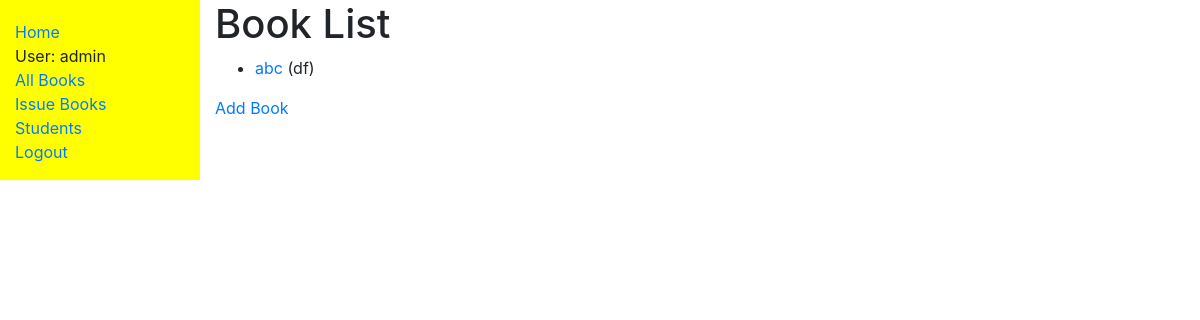
Before: /catalog/books/ (signed in) with the older database file.
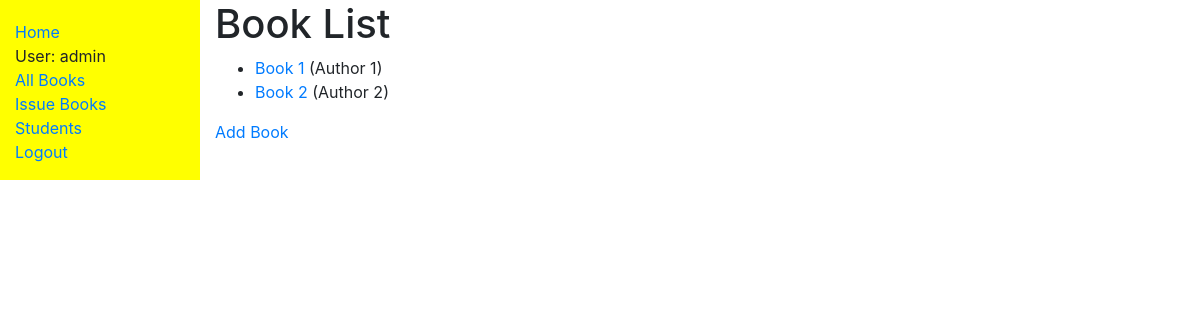
After: the same page with the newer database file.
### catalog/models.py (models this page shows, shortened)
class Book(models.Model):
    book_name = models.CharField('Book', max_length=200)
    author = models.CharField('Author', max_length=200)
    isbn = models.CharField('ISBN', max_length=13)
    def get_absolute_url(self):
        return reverse('book-detail', args=[str(self.id)])

### catalog/views.py (the view)
# urls.py: path('books/', views.BookListView.as_view(), name='books'),
class BookListView(generic.ListView):
    model = Book
    paginate_by = 2

### catalog/templates/catalog/book_list.html
{% extends "base_generic.html" %}
{% block content %}
    <h1>Book List</h1>
        {% if book_list %}
        <ul>
            {% for book in book_list %}
            <li>
                <a href="{{ book.get_absolute_url }}">{{ book.book_name }}</a> ({{ book.author }})
            </li>
            {% endfor %}
        </ul>
        {% else %}
        <p>There are no books in the library.</p>
        {% endif %}
    <a href="/catalog/add_book/">Add Book</a>
{% endblock %}

Changed rows visible on the page:
removed Book: book_name "abc", author "df"
added Book: book_name "Book 1", author "Author 1"
added Book: book_name "Book 2", author "Author 2"
